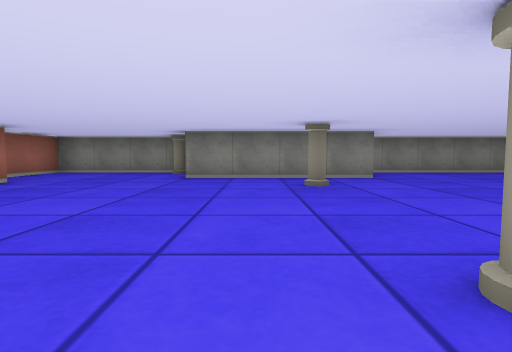
view 1 (above)

21 first-person views from a walk through a cub3D level. The camera is about half as high as the walls, tilts 4° down and sees 80° across. The floor is counted in squares. Each view is taken from the middle of a square. On the plan, view 1 faces up. The plan holds only what a view shows up to about 9 squares ahead; the rest is blank.

view 2
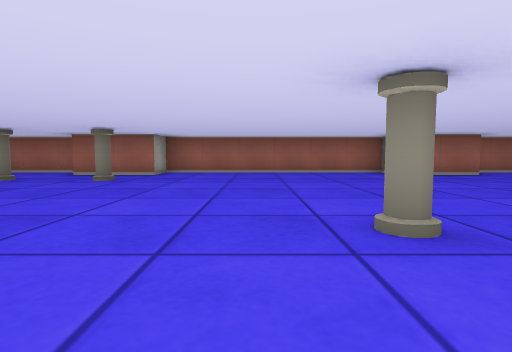

view 3
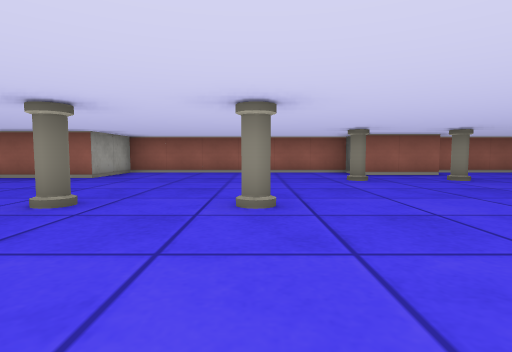

view 4
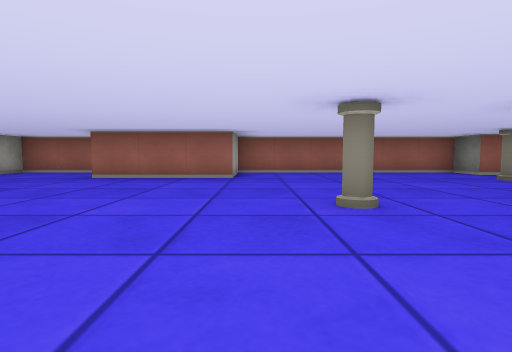

view 5
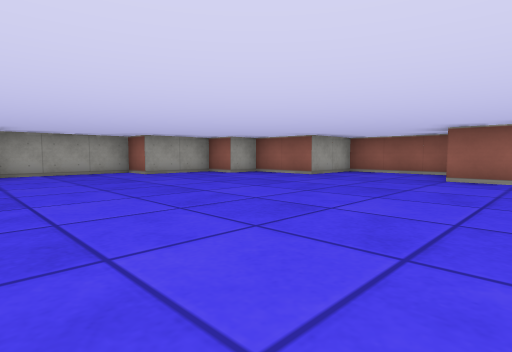

view 6
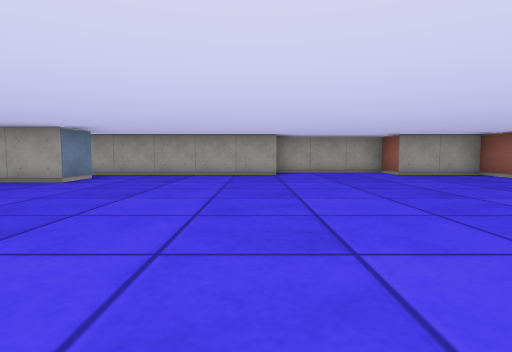

view 7
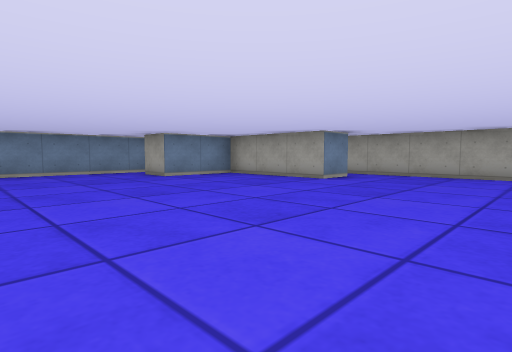

view 8
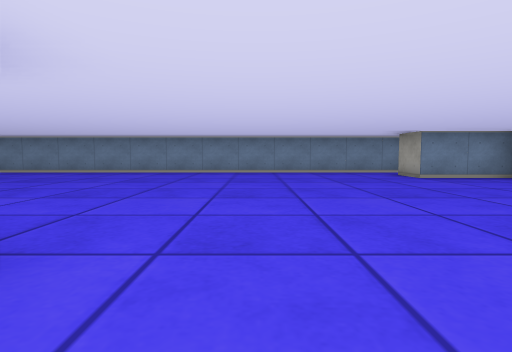

view 9
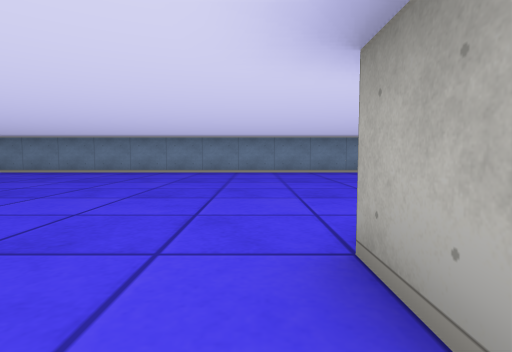

view 10
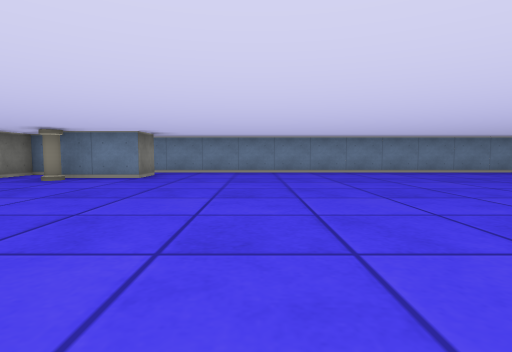

view 11
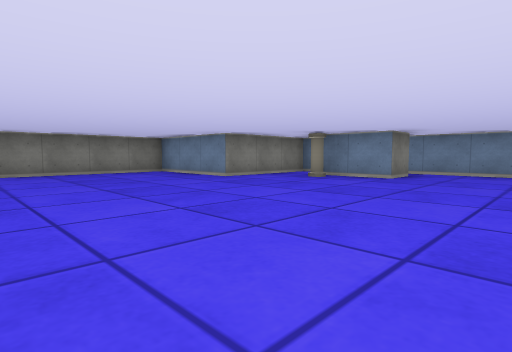

view 12
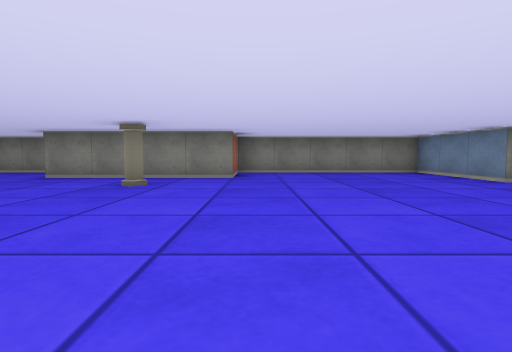

view 13
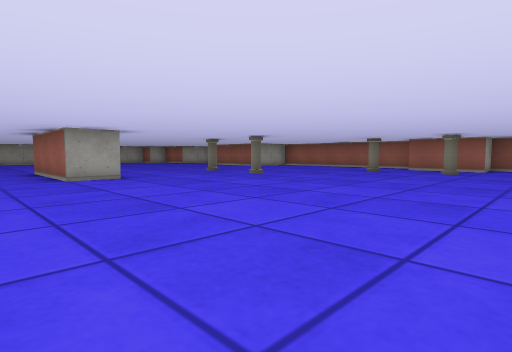

view 14
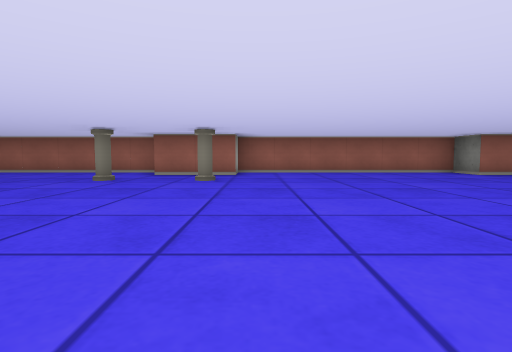

view 15
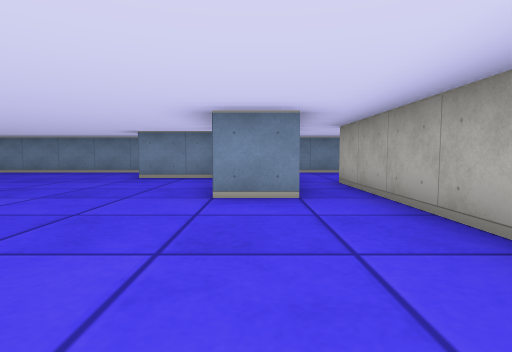

view 16
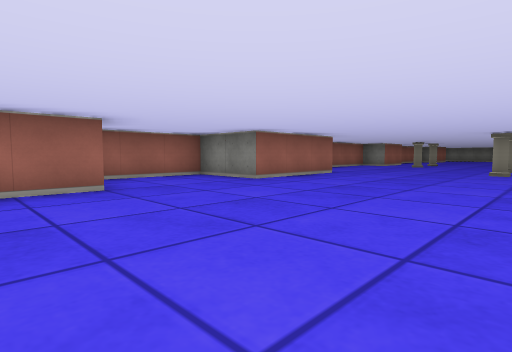

view 17
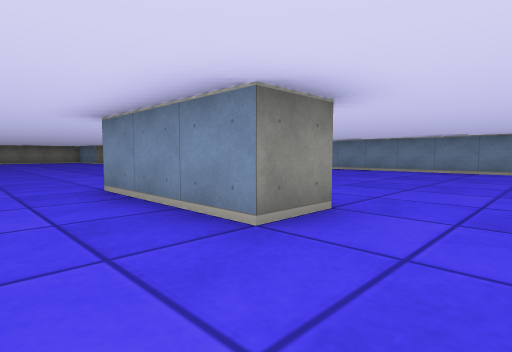

view 18
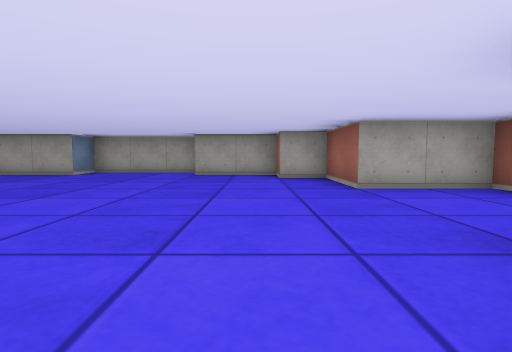

view 19
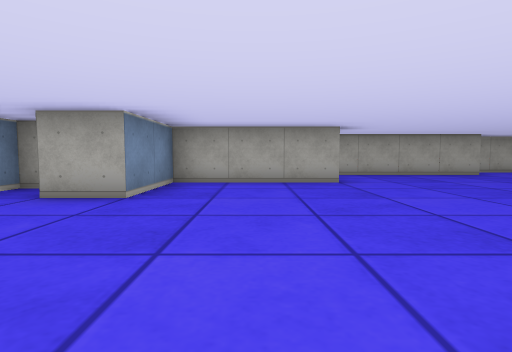

view 20
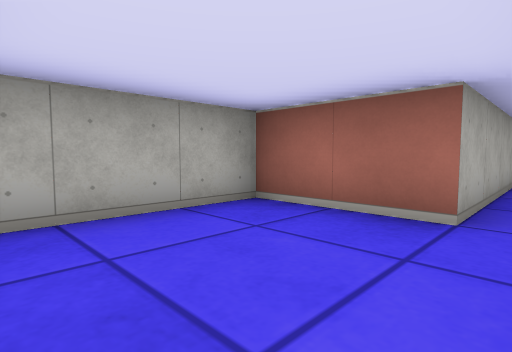

view 21
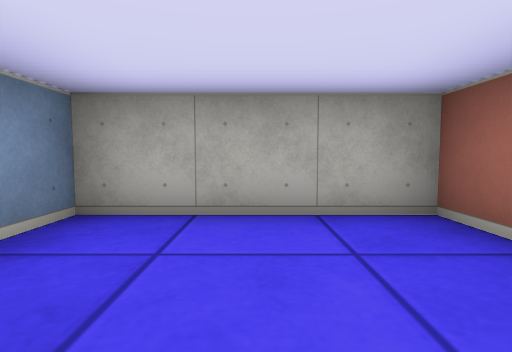

### Floor plan
Points are (right, up) in squares from view 1. A wall is a line through its corners. A room is listed if a view was taken in it or the views show most of it. See-through windows are left out.
Room 1 (views 1, 2, 3, 4, 5, 6, 7, 8, 9, 10, 11, 12, 13, 14, 15, 16, 17, 18, 19)
walls: (3.5, -7.5) (4.5, -7.5) (4.5, -10.5) (3.5, -10.5) (3.5, -7.5); (10.5, 2.5) (9.5, 2.5) (9.5, 4.2); (6.5, -18.6) (6.5, -17.5) (9.5, -17.5) (9.5, -15.5) (10.5, -15.5); (11.5, -16.5) (11.5, 2.9); (10.5, 5.5) (7.5, 5.5) (7.5, 8.5) (2.5, 8.5) (2.5, 6.5) (-1.5, 6.5); (-4.5, 5.6) (-4.5, 3.5) (-5.5, 3.5) (-5.5, -2.5) (-4.5, -2.5) (-4.5, -4.5) (-5.5, -4.5) (-5.5, -10.5) (-3.5, -10.5) (-3.5, -13.5) (-5.5, -13.5) (-5.5, -16.5) (-3.5, -16.5) (-3.5, -18.5) (-2.5, -18.5) (-2.5, -19.5) (-0.5, -19.5) (-0.5, -20.5) (2.5, -20.5) (2.5, -19.5) (6.5, -19.5); (-1.9, 8.5) (-5.5, 8.5) (-5.5, 6.1)
ways out: opening at (7.5, -19) to room 2
objects: pillar (-3, -5); pillar (-3, -3); pillar (-2, 8); pillar (0, -9); pillar (0, -7); pillar (1, 1); pillar (1, 5); pillar (9, 4)
Room 2 (views 20, 21)
walls: (6.5, -19.5) (8.5, -19.5) (8.5, -21.5) (11.5, -21.5) (11.5, -19.1)
ways out: opening at (7.5, -19) to room 1

Positions as (right, up) in squares from view 1, and headings:
1: (0, 0), facing up
2: (3, 0), facing left
3: (3, -7), facing left
4: (3, -10), facing left
5: (3, -12), facing down-left
6: (3, -12), facing down
7: (3, -12), facing down-right
8: (3, -12), facing right
9: (3, -7), facing right
10: (3, 0), facing right
11: (3, 0), facing up-right
12: (3, 0), facing up
13: (6, -1), facing down-left
14: (3, -2), facing left
15: (3, -18), facing right
16: (1, -18), facing up-left
17: (2, -12), facing up-right
18: (-2, -12), facing down
19: (8, -12), facing down
20: (11, -19), facing down-left
21: (10, -19), facing down
